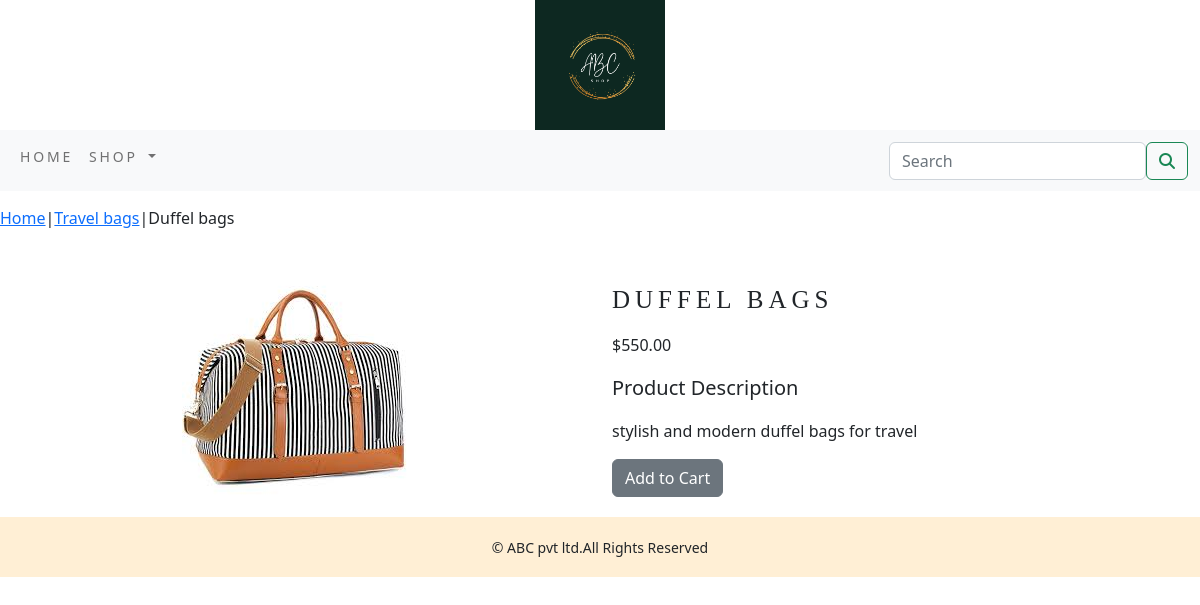
Page /shop/travel-bags/duffel-bags/ on the committed database.
### shopapp/models.py (models this page shows, shortened)
class Product(models.Model):
    name=models.CharField(max_length=250,unique=True)
    slug=models.SlugField(max_length=250,unique=True)
    description = models.TextField(blank=True)
    price=models.DecimalField(max_digits=10,decimal_places=2)
    category=models.ForeignKey(Category,on_delete=models.CASCADE)
    image=models.ImageField(upload_to='product',blank=True)
    stock=models.IntegerField()
    available=models.BooleanField(default=True)
    created=models.DateTimeField(auto_now_add=True)
    updated=models.DateTimeField(auto_now=True)
    class Meta:
        ordering = ('name',)
        verbose_name = 'product'
        verbose_name_plural = 'products'

class Category(models.Model):
    name=models.CharField(max_length=250,unique=True)
    slug=models.SlugField(max_length=250,unique=True)
    description=models.TextField(blank=True)
    image=models.ImageField(upload_to='category',blank=True)
    class Meta:
        ordering=('name',)
        verbose_name='category'
        verbose_name_plural='categories'
    def get_url(self):
       return reverse('shopapp:products_by_category',args=[self.slug])
    def __str__(self):
        return '{}'.format(self.name)

### shopapp/views.py (the view)
# urls.py: path('<slug:c_slug>/<slug:product_slug>/', views.proDetail, name='prodCatDetail')
def proDetail(request,c_slug,product_slug):
    try:
        product=Product.objects.get(category__slug=c_slug,slug=product_slug)
    except Exception as e:
        raise e
    return render(request,"product.html",{'product':product})

### cart_app/context_processors.py (called while the page is built)
def counter(request):
    item_count= 0
    if 'admin' in request.path:
        return {}
    else:
        try:
            cart=Cart.objects.filter(cart_id=_cart_id(request))
            cart_items=CartItem.objects.all().filter(cart=cart[:1])
            for cart_item in cart_items:
                item_count += cart_item.quantity
        except Cart.DoesNotExist:
            item_count=0
    return dict(item_count=item_count)

### cart_app/views.py (called while the page is built)
def _cart_id(request):
    cart=request.session.session_key
    if not cart:
        cart=request.session.create()
    return cart

### shopapp/context_processors.py (called while the page is built)
def menu_links(request):
    links=Category.objects.all()
    return dict(links=links)

### templates/product.html (shortened to what this page needs)
{% extends 'base.html' %}
{% load static %}
{% block content %}
<div class="row my_prod_row_class">
    <div class="mx-auto">
        <p><a href="{% url 'shopapp:allProdCat' %}">Home</a>|<a href="{{product.category.get_url}}">{{product.category}}</a>|{{product.name}}</p>
    </div>
<div class="container">
    <br>
    <div class="row">
        <div class="col-12 col-sm-12 col-md-12 col-lg-6 text-center">
            <div style="min-width:18rem">
            <img src="{{product.image.url}}" alt="{{product.name}}">
            </div>
        </div>
        <div class="col-12 col-sm-12 col-md-12 col-lg-6">
            <div>
            <h1 class="my_prod_title">{{product.name}}</h1>
            <p>${{product.price}}</p>
            <p class="my_title">Product Description</p>
            <p class="text-justify my_prod_text">{{product.description}}</p>
            {% if product.stock <= 0 %}
            <p class="text_justify my_prod_text"><b>Out of Stock</b></p>
            {% else %}
            <a class="btn btn-secondary" href="{% url 'cart_app:add_cart' product.id %}">Add to Cart</a>
            {% endif %}
        </div>
           </div>
        </div>
    </div>
</div>
{% endblock %}

### static/css/custom.css (style rules this page uses)
body { font-family: 'Arima'; }
.my_prod_row_class { padding-top:15px; padding-bottom:20px; }
.my_prod_title { font-family: 'Roboto Slab', serif; font-size:25px; text-transform:uppercase; letter-spacing: .2em; padding-top:15px; padding-bottom:10px; }
.my_prod_text { padding-right:20px; }
.my_title { font-size:20px; }

### rows in the picture
Product: category "Travel bags", name "Duffel bags", image (picture), name "DUFFEL BAGS", price "550.00", description "stylish and modern duffel bags for travel"
